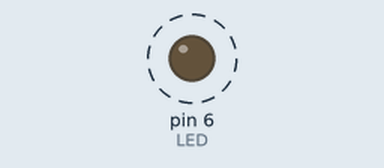
Recording of a sketch running on a simulated Arduino Uno, built with avr-gcc and run on an emulated ATmega328P. Shown: output pins drawn as LEDs (lit = HIGH). Dashed ring = blinking. What the sketch prints to the serial monitor is not drawn.

Above: at 0.1 s.
Timing chart, 0 to 3.0 s (numbered marks = the images above):
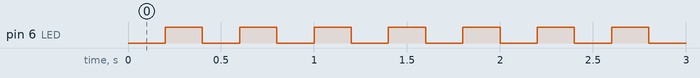

Measured:
- by itself, pin 6 (LED): alternates HIGH for 0.20 s and LOW for 0.20 s

The sketch:

blink.ino
```cpp
#define LED 6

void setup()
{
  Serial.begin(57600);
  pinMode(LED, OUTPUT);
  digitalWrite(LED, LOW);
}

void loop()
{
  static bool on = true;

  digitalWrite(LED, on ? LOW : HIGH);
  on = !on;
  delay(200);

  Serial.print(".");
}
```
